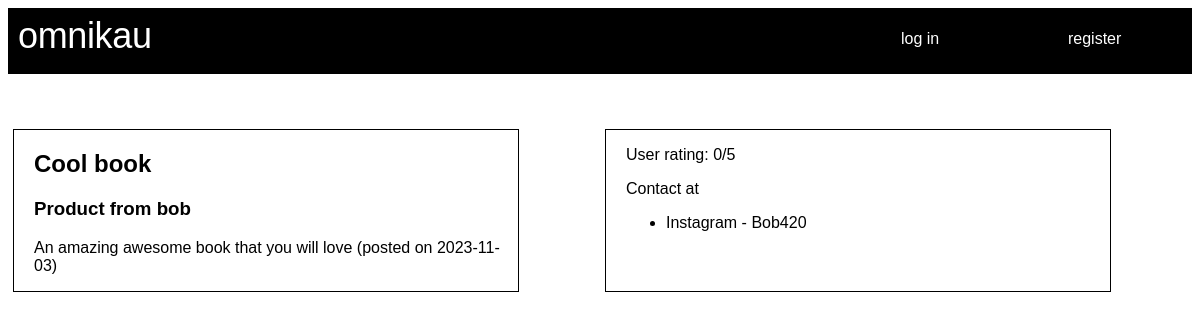
The page /?c=posting&a=view&i=1 on the database its author committed.
### tables this page shows
CREATE TABLE `postings` (
  `posting_id` int(11) NOT NULL,
  `description` varchar(64) NOT NULL,
  `price` int(10) NOT NULL,
  `seller_email` varchar(64) NOT NULL,
  `date_posted` date NOT NULL DEFAULT current_timestamp(),
  `visits` int(11) NOT NULL,
  `is_sold` char(1) NOT NULL,
  `post_type` varchar(32) NOT NULL,
  `title` varchar(64) NOT NULL
);

CREATE TABLE `user` (
  `email` varchar(64) NOT NULL,
  `username` varchar(32) NOT NULL,
  `password` varchar(32) NOT NULL,
  `school_name` varchar(32) NOT NULL,
  `program_name` varchar(32) NOT NULL,
  `active` tinyint(1) NOT NULL
);

CREATE TABLE `contact` (
  `contact_type` varchar(32) NOT NULL,
  `email` varchar(64) NOT NULL,
  `contact_info` varchar(64) NOT NULL
);

### Models/Posting.php (called while the page is built, shortened)
<?php
    include_once 'sqlconnection.php';
    include_once 'Models/User.php';
    class Posting{
        public String $seller_email = "";
        function __construct($posting_id = -1){
            if($posting_id>-1){
                global $conn;
                $sql = "SELECT * FROM Postings WHERE posting_id=$posting_id";
                $result = $conn->query($sql);
                $row = $result->fetch_assoc();
                $this->title = $row['title'];
                $this->description = $row['description'];
                $this->seller_email = $row['seller_email'];
                $this->date_posted = $row['date_posted'];
                $this->post_type = $row['post_type'];
            }
        }
        function getUser(){
            global $conn;
            $sql = "SELECT * FROM user WHERE email = '$this->seller_email'";
            $result = $conn->query($sql);
            $row = $result->fetch_assoc();
            $user = new User();
            $user->email = $row['email'];
            $user->username = $row['username'];
            $user->password = $row['password'];
            $user->school_name = $row['school_name'];
            $user->program_name = $row['program_name'];
            $user->active = $row['active'];
            return $user;
        }
    }
?>

### Models/User.php (called while the page is built, shortened)
<?php
    include_once 'Models/Contact.php';
    class User{
        public String $email = "";
        function getContactInfo(){
            global $conn;
            $list = array();
            $sql = "SELECT * FROM contact WHERE email = '$this->email'";
            $res = $conn->query($sql);
            while($row = $res->fetch_assoc()){
                $contact = new Contact();
                $contact->contact_type = $row['contact_type'];
                $contact->email = $row['email'];
                $contact->contact_info = $row['contact_info'];
                array_push($list, $contact);
            }
            return $list;
        }
    }
?>

### Views/Posting/view.php (the view, shortened to what this page needs)
<?php
    $data = $data[0];
?>
<!DOCTYPE html>
<html lang="en">
<head>
    <link rel="stylesheet" href="styles.css">
</head>
<body>
    <?php include_once "header.php"; ?>
    <div id="postingviewwrapper">
        <div id="fullposting">
            <?php
                $user = $data->getUser();
                echo "<h2>".$data->title."</h1>";
                echo "<h3>".$data->post_type." from " . $user->username ."</h3>";
            ?>
            <p><?php
                echo $data->description . " (posted on " . $data->date_posted . ")";
            ?><p>
        </div>
        <div id="userdetails">
            <p><?php
                echo "User rating: " . $user->avg_rating . "/5";
            ?><p>
            <p>Contact at</p>
            <ul id="contactinfo">
                <?php
                    $contact_list = $user->getContactInfo();
                    foreach ($contact_list as $contact){
                        echo "<li>";
                        echo $contact->contact_type." - ".$contact->contact_info;
                        echo "</li>";
                    }
                ?>
            </ul>
        </div>
    </div>
</body>
</html>

### styles.css (style rules this page uses)
body { font-feature-settings: 'clig' off, 'liga' off; font-family: 'Michroma', sans-serif; }
#fullposting { background-color: white; color: black; margin: 5px; border: 1px solid black; width: 80%; padding-left: 20px; padding-right: 10px; }
#userdetails { background-color: white; color: black; margin: 5px; border: 1px solid black; width: 80%; padding-left: 20px; padding-right: 10px; }
#postingviewwrapper { display: grid; grid-template-columns: 1fr 1fr; }

### rows shown on the page
postings: title "Cool book", post_type "Product", description "An amazing awesome book that you will love", date_posted "2023-11-03"
user: username "bob"
contact: contact_type "Instagram", contact_info "Bob420"

### other values the page prints
$user->avg_rating "0"
